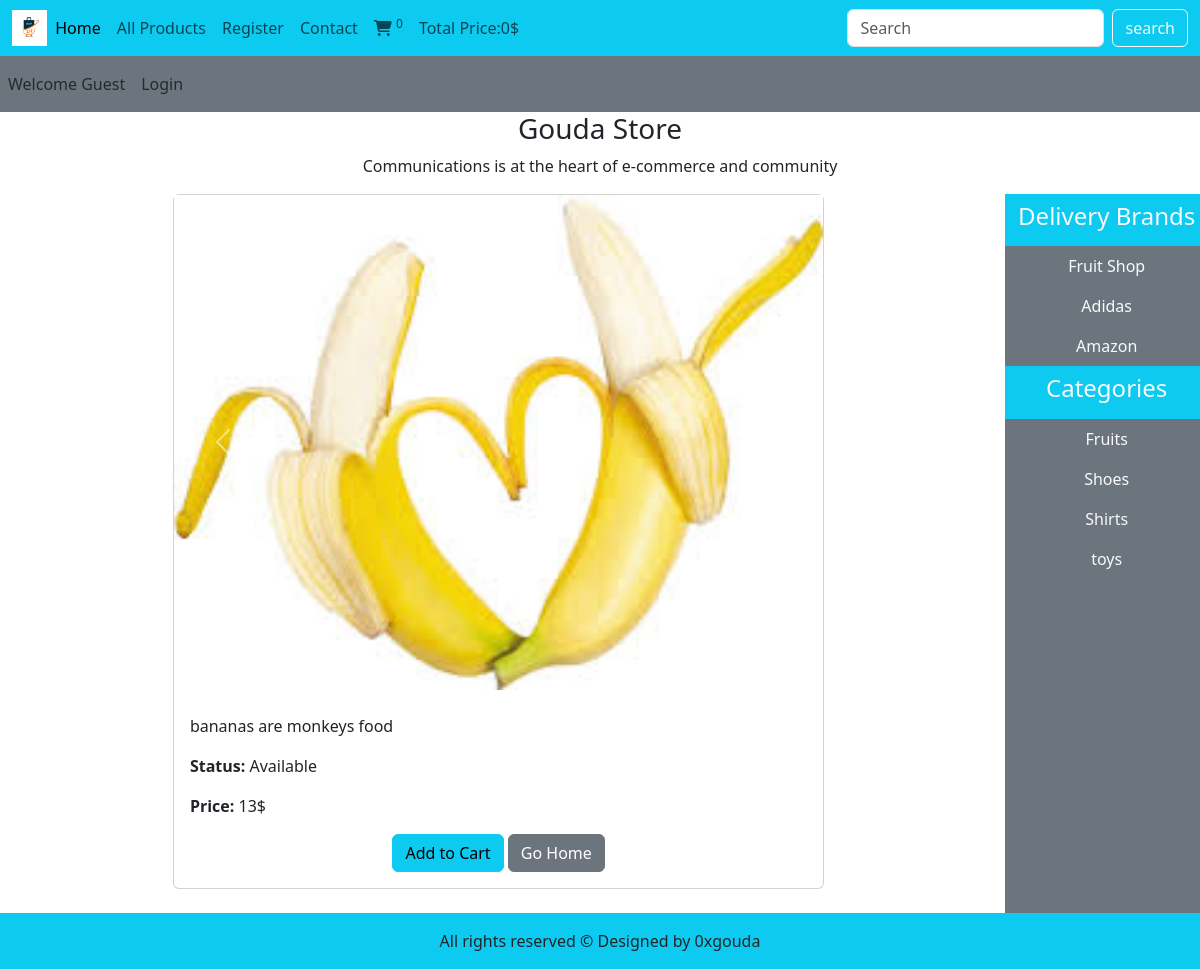
Screenshot of /index.php?product_details=banana with the database file from the repository.
### tables this page shows
CREATE TABLE `products` (
  `product_id` int(11) NOT NULL,
  `product_title` varchar(100) NOT NULL,
  `product_description` varchar(255) NOT NULL,
  `product_keywords` varchar(255) NOT NULL,
  `category_title` varchar(100) NOT NULL,
  `brand_title` varchar(100) NOT NULL,
  `product_image1` varchar(255) NOT NULL,
  `product_image2` varchar(255) NOT NULL,
  `product_image3` varchar(255) NOT NULL,
  `product_price` varchar(100) NOT NULL,
  `date` timestamp NOT NULL DEFAULT current_timestamp() ON UPDATE current_timestamp(),
  `status` varchar(100) NOT NULL
);

CREATE TABLE `brands` (
  `brand_id` int(11) NOT NULL,
  `brand_title` varchar(100) NOT NULL
);

CREATE TABLE `categories` (
  `category_id` int(11) NOT NULL,
  `category_title` varchar(100) NOT NULL
);

### functions/common_functions.php (the view, shortened to what this page needs)
<?php
    include('../includes/connect.php');
    function getProducts() {
        global $conn;
        if (isset($_GET['product_details']) && !empty($_GET['product_details'])) {
            $product_details = $_GET['product_details'];
            $select_query = "SELECT * FROM `products` WHERE `product_title` = '$product_details'";
            $result = mysqli_query($conn, $select_query);
            $row = mysqli_fetch_assoc($result);
            $product_id = $row['product_id'];
            $product_description = $row['product_description'];
            $product_image1 = $row['product_image1'];
            $product_image2 = $row['product_image2'];
            $product_image3 = $row['product_image3'];
            $product_status = $row['status']? "Available" : "<del>Not Available</del>";
            $product_price = $row['product_price'];
            echo "<div class='container'>
                    <div class='row justify-content-center'>
                        <div class='col-md-8 mb-4'>
                            <div class='card'>
                                <div id='productCarousel$product_id' class='carousel slide' data-bs-ride='carousel'>
                                    <div class='carousel-inner'>
                                        <div class='carousel-item active'>
                                            <img src='product_images/$product_image1' class='d-block w-100' alt='$product_title'>
                                        </div>
                                            <img src='product_images/$product_image2' class='d-block w-100' alt='$product_title'>
                                            <img src='product_images/$product_image3' class='d-block w-100' alt='$product_title'>
                                    </div>
                                    <button class='carousel-control-prev' type='button' data-bs-target='#productCarousel$product_id' data-bs-slide='prev'>
                                        <span class='carousel-control-prev-icon' aria-hidden='true'></span>
                                    </button>
                                    <button class='carousel-control-next' type='button' data-bs-target='#productCarousel$product_id' data-bs-slide='next'>
                                        <span class='carousel-control-next-icon' aria-hidden='true'></span>
                                    </button>
                                </div>
                                <div class='card-body'>
                                    <h5 class='card-title'>$product_title</h5>
                                    <p class='card-text'>$product_description</p>
                                    <p class='card-text'><strong>Status:</strong> $product_status</p>
                                    <p class='card-text'><strong>Price:</strong> $product_price$</p>
                                    <div class='text-center'>
                                        <a href='index.php?product_id=$product_id' class='btn btn-info'>Add to Cart</a>
                                        <a href='index.php' class='btn btn-secondary'>Go Home</a>
                                    </div>
                                </div>
                            </div>
                        </div>
                    </div>
                </div>";
            return 0;
        }
    }
    function getBrands() {
        global $conn;
        $select_query = "SELECT * FROM `brands`";
        $result = mysqli_query($conn, $select_query);
        while ($row = mysqli_fetch_assoc($result)) {
            $brand_title = $row['brand_title'];
            echo "<li class='nav-item'>
                    <a href='index.php?brand=$brand_title' class='nav-link text-light'>$brand_title</a>
                </li>";
        }
    }
    function getCategories() {
        global $conn;
        $select_query = "SELECT * FROM `categories`";
        $result = mysqli_query($conn, $select_query);
        while ($row = mysqli_fetch_assoc($result)) {
            $category_title = $row['category_title'];
            echo "<li class='nav-item'>
                    <a href='index.php?category=$category_title' class='nav-link text-light'>$category_title</a>
                </li>";
        }
    }
?>

### style.css (style rules this page uses)
html, body { height: 100%; }
body { display: flex; flex-direction: column; }

### rows the page displays
products: product_image1 (picture), product_description "bananas are monkeys food", product_price "13"
brands: brand_title "Fruit Shop"
brands: brand_title "Adidas"
brands: brand_title "Amazon"
categories: category_title "Fruits"
categories: category_title "Shoes"
categories: category_title "Shirts"
categories: category_title "toys"

### other values shown
num_of_cart_entities() "0"
total_price_of_cart_items() "0"
